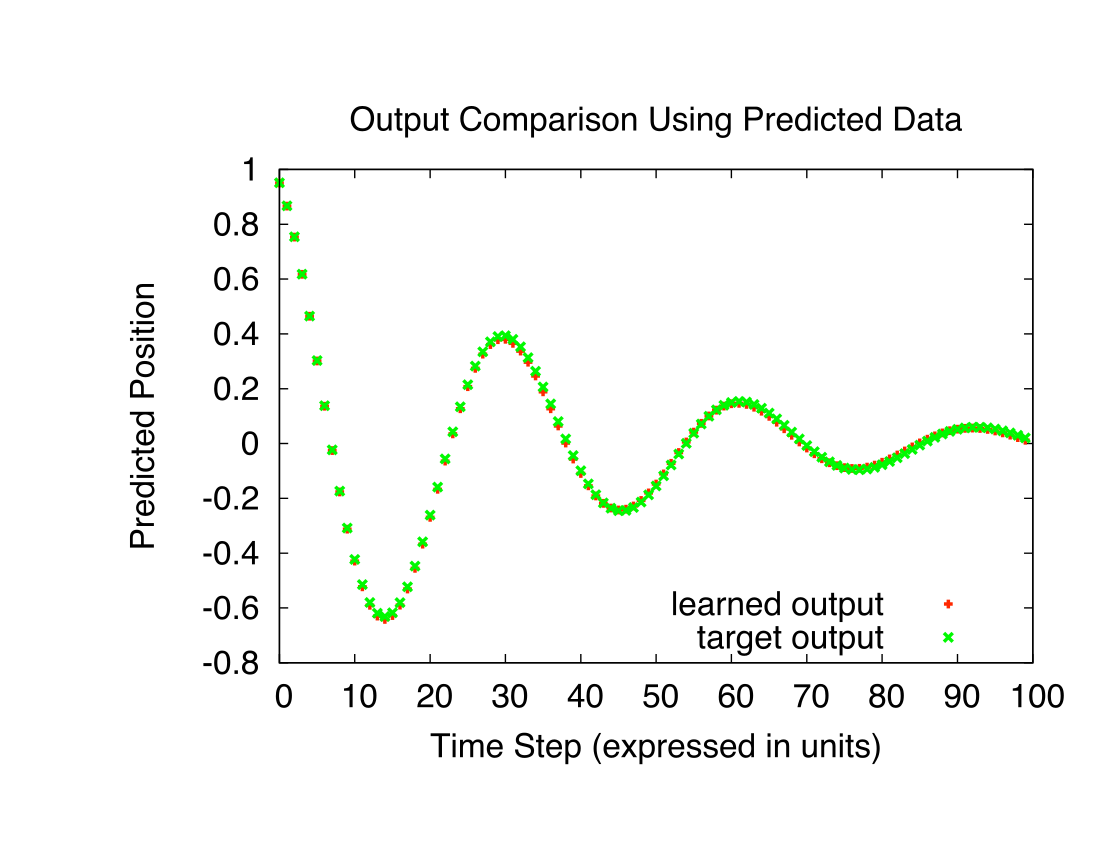

Reproduce this figure in gnuplot.
set term postscript enhanced color 24
set title "Output Comparison Using Predicted Data"
set auto x
set xlabel "Time Step (expressed in units)"
set ylabel "Predicted Position"
set key bottom right
set out "final_output.eps"
plot \
"final_output.txt" u 1:($2) every :::0::0 ti "learned output" with points lw 5,\
"final_output.txt" u 1:($3) every :::0::0 ti "target output" with points lw 5
